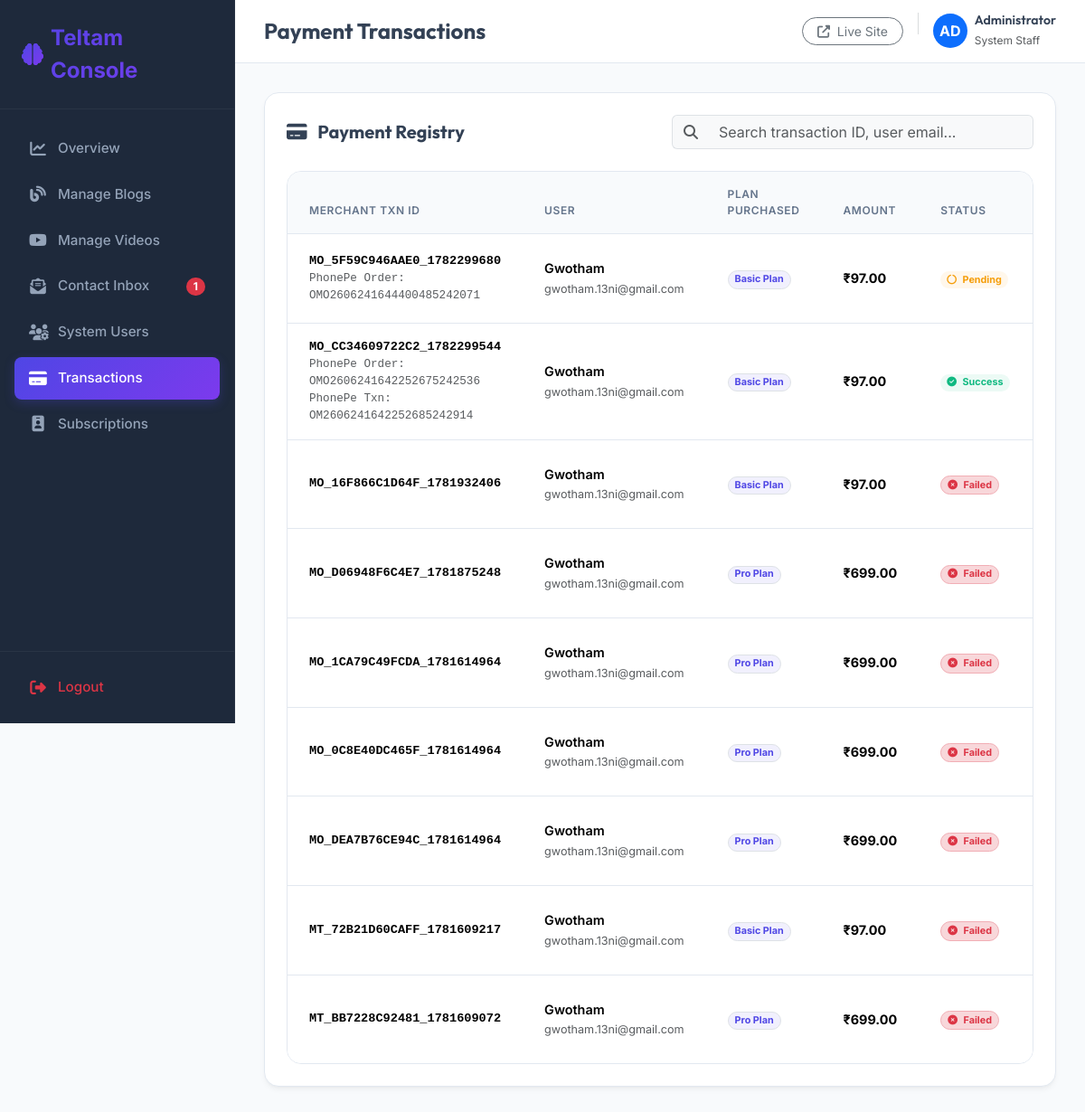
/dashboard/payments/ (signed in), run on the app's committed database.
### app/models.py (models this page shows, shortened)
class PaymentTransaction(models.Model):
    STATUS_CHOICES = [
        ('pending', 'Pending'),
        ('success', 'Success'),
        ('failed', 'Failed'),
        ('cancelled', 'Cancelled'),
    ]
    user = models.ForeignKey(User, on_delete=models.SET_NULL, null=True, blank=True)
    plan = models.ForeignKey(PricingPlan, on_delete=models.SET_NULL, null=True, blank=True)
    amount = models.DecimalField(max_digits=10, decimal_places=2)
    merchant_order_id = models.CharField(max_length=100, unique=True)
    phonepe_order_id = models.CharField(max_length=100, blank=True, null=True)
    phonepe_transaction_id = models.CharField(max_length=100, blank=True, null=True)
    status = models.CharField(max_length=20, choices=STATUS_CHOICES, default='pending')
    request_payload = models.TextField(blank=True, null=True)
    response_payload = models.TextField(blank=True, null=True)
    callback_payload = models.TextField(blank=True, null=True)
    created_at = models.DateTimeField(auto_now_add=True)
    updated_at = models.DateTimeField(auto_now=True)

class PricingPlan(models.Model):
    name = models.CharField(max_length=100)
    slug = models.SlugField(max_length=100, unique=True)
    price = models.DecimalField(max_digits=10, decimal_places=2)
    billing_cycle = models.CharField(max_length=20, default='monthly') # monthly / yearly
    plan_order = models.PositiveIntegerField(default=1, help_text="Priority level (e.g. 1=Basic, 2=Pro, 3=Business)")
    features = models.TextField(help_text="Newline separated features list")
    is_active = models.BooleanField(default=True)
    created_at = models.DateTimeField(auto_now_add=True)
    updated_at = models.DateTimeField(auto_now=True)

### app/views.py (the view, shortened to what this page needs)
# urls.py: path('dashboard/payments/', views.dashboard_payment_list, name='dashboard_payment_list'),
@staff_member_required(login_url='dashboard_login')
def dashboard_payment_list(request):
    txns = PaymentTransaction.objects.select_related('user', 'plan').order_by('-created_at')
    q = request.GET.get('q', '').strip()
    paginator = Paginator(txns, 10)
    page_number = request.GET.get('page')
    page_obj = paginator.get_page(page_number)
    context = {
        'page_obj': page_obj,
        'search_query': q,
    }
    return render(request, 'dashboard/payment_list.html', context)

### app/context_processors.py (called while the page is built)
def dashboard_context(request):
    if request.user.is_authenticated and request.user.is_staff:
        return {
            'global_unread_messages_count': Contact.objects.filter(is_read=False).count()
        }
    return {}

### templates/dashboard/payment_list.html (shortened to what this page needs)
{% extends 'dashboard/base.html' %}
{% block header_title %}Payment Transactions{% endblock %}
{% block nav_payments %}active{% endblock %}
{% block content %}
<div class="dashboard-card p-4">
    <div class="d-flex flex-column flex-md-row justify-content-between align-items-md-center gap-3 mb-4">
        <h5 class="fw-bold mb-0 text-slate-800"><i class="fas fa-credit-card text-indigo-600 me-2"></i> Payment Registry</h5>
        <form method="GET" action="{% url 'dashboard_payment_list' %}" class="flex-grow-1" style="max-width: 400px;">
            <div class="input-group">
                <span class="input-group-text bg-light border-end-0 text-muted"><i class="fas fa-search"></i></span>
                <input type="text" name="q" value="{{ search_query }}" class="form-control border-start-0 bg-light shadow-none" placeholder="Search transaction ID, user email..." style="outline: none;">
            </div>
        </form>
    </div>
    <div class="table-responsive">
        <table class="table align-middle">
            <thead>
                <tr>
                    <th>Merchant Txn ID</th>
                    <th>User</th>
                    <th>Plan Purchased</th>
                    <th>Amount</th>
                    <th>Status</th>
                    <th>Initiated Date</th>
                </tr>
            </thead>
            <tbody>
                {% for txn in page_obj %}
                <tr>
                    <td>
                        <span class="fw-semibold text-slate-800 d-block font-monospace" style="font-size: 0.85rem;">{{ txn.merchant_order_id }}</span>
                        {% if txn.phonepe_order_id %}
                            <small class="text-muted font-monospace d-block">PhonePe Order: {{ txn.phonepe_order_id }}</small>
                        {% endif %}
                        {% if txn.phonepe_transaction_id %}
                            <small class="text-muted font-monospace d-block">PhonePe Txn: {{ txn.phonepe_transaction_id }}</small>
                        {% endif %}
                    </td>
                    <td>
                        <span class="fw-semibold text-slate-800 d-block">{% if txn.user.first_name %}{{ txn.user.first_name }}{% else %}{{ txn.user.username }}{% endif %}</span>
                        <small class="text-muted">{{ txn.user.email }}</small>
                    </td>
                    <td>
                        {% if txn.plan %}
                            <span class="badge bg-indigo-light text-indigo border border-indigo-light rounded-pill px-2.5">{{ txn.plan.name }}</span>
                        {% else %}
                            <span class="text-muted small">No Plan Selected</span>
                        {% endif %}
                    </td>
                    <td><span class="fw-bold text-slate-800">₹{{ txn.amount|floatformat:2 }}</span></td>
                    <td>
                        {% if txn.status == 'success' %}
                            <span class="badge bg-emerald-light text-emerald rounded-pill px-2.5"><i class="fas fa-circle-check me-1"></i> Success</span>
                        {% elif txn.status == 'pending' %}
                            <span class="badge bg-amber-light text-amber rounded-pill px-2.5"><i class="fas fa-circle-notch fa-spin me-1"></i> Pending</span>
                        {% elif txn.status == 'failed' %}
                            <span class="badge bg-danger-subtle text-danger border border-danger-subtle rounded-pill px-2.5"><i class="fas fa-circle-xmark me-1"></i> Failed</span>
                        {% else %}
                            <span class="badge bg-light text-muted border rounded-pill px-2.5"><i class="fas fa-ban me-1"></i> Cancelled</span>
                        {% endif %}
                    </td>
                    <td><small class="text-muted">{{ txn.created_at|date:"M d, Y, g:i A" }}</small></td>
                </tr>
                {% endfor %}
            </tbody>
        </table>
    </div>
</div>
{% endblock %}

### templates/dashboard/base.html (shortened to what this page needs)
{% load static %}
<!DOCTYPE html>
<html lang="en">
<head>
    <link href="https://cdn.jsdelivr.net/npm/bootstrap@5.3.2/dist/css/bootstrap.min.css" rel="stylesheet">
    <link href="https://cdnjs.cloudflare.com/ajax/libs/font-awesome/6.4.2/css/all.min.css" rel="stylesheet">
</head>
<body>
    <div class="sidebar" id="sidebar">
        <div>
            <div class="sidebar-brand d-flex align-items-center gap-2">
                <i class="fas fa-brain fs-4 text-primary" style="background: var(--brand-gradient); -webkit-background-clip: text; -webkit-text-fill-color: transparent;"></i>
                <span class="fw-bold fs-4 text-white">Teltam Console</span>
            </div>
            <ul class="sidebar-menu">
                <li class="sidebar-item {% block nav_home %}{% endblock %}">
                    <a href="{% url 'dashboard_home' %}" class="sidebar-link">
                        <i class="fas fa-chart-line"></i>
                        <span>Overview</span>
                    </a>
                </li>
                <li class="sidebar-item {% block nav_blogs %}{% endblock %}">
                    <a href="{% url 'dashboard_blog_list' %}" class="sidebar-link">
                        <i class="fas fa-blog"></i>
                        <span>Manage Blogs</span>
                    </a>
                </li>
                <li class="sidebar-item {% block nav_videos %}{% endblock %}">
                    <a href="{% url 'dashboard_video_list' %}" class="sidebar-link">
                        <i class="fab fa-youtube"></i>
                        <span>Manage Videos</span>
                    </a>
                </li>
                <li class="sidebar-item {% block nav_contacts %}{% endblock %}">
                    <a href="{% url 'dashboard_contact_list' %}" class="sidebar-link d-flex align-items-center justify-content-between">
                        <div class="d-flex align-items-center">
                            <i class="fas fa-envelope-open-text"></i>
                            <span>Contact Inbox</span>
                        </div>
                        {% if global_unread_messages_count > 0 %}
                            <span class="badge bg-danger rounded-pill px-2 py-1" style="font-size: 0.75rem;">{{ global_unread_messages_count }}</span>
                        {% endif %}
                    </a>
                </li>
                <li class="sidebar-item {% block nav_users %}{% endblock %}">
                    <a href="{% url 'dashboard_user_list' %}" class="sidebar-link">
                        <i class="fas fa-users-cog"></i>
                        <span>System Users</span>
                    </a>
                </li>
                <li class="sidebar-item {% block nav_payments %}{% endblock %}">
                    <a href="{% url 'dashboard_payment_list' %}" class="sidebar-link">
                        <i class="fas fa-credit-card"></i>
                        <span>Transactions</span>
                    </a>
                </li>
                <li class="sidebar-item {% block nav_subscriptions %}{% endblock %}">
                    <a href="{% url 'dashboard_subscription_list' %}" class="sidebar-link">
                        <i class="fas fa-id-badge"></i>
                        <span>Subscriptions</span>
                    </a>
                </li>
            </ul>
        </div>
        <div class="sidebar-footer">
            <a href="{% url 'dashboard_logout' %}" class="sidebar-link text-danger">
                <i class="fas fa-sign-out-alt"></i>
                <span>Logout</span>
            </a>
        </div>
    </div>
    <div class="content-wrapper">
        <header class="topbar">
            <div class="d-flex align-items-center gap-3">
                <h4 class="mb-0 fw-bold text-slate-800">{% block header_title %}Overview{% endblock %}</h4>
            </div>
            <div class="d-flex align-items-center gap-3">
                <a href="{% url 'home' %}" target="_blank" class="btn btn-sm btn-outline-secondary rounded-pill px-3">
                    <i class="fas fa-external-link-alt me-1"></i> Live Site
                </a>
                <div class="d-flex align-items-center gap-2">
                    <div class="rounded-circle bg-primary text-white d-flex align-items-center justify-content-center fw-bold" style="width: 38px; height: 38px;">
                        {{ request.user.first_name|slice:":2"|upper|default:"AD" }}
                    </div>
                    <div class="d-none d-md-block">
                        <h6 class="mb-0 fw-semibold" style="font-size: 0.88rem;">{{ request.user.first_name|default:request.user.username }}</h6>
                        <span class="text-muted" style="font-size: 0.75rem;">System Staff</span>
                    </div>
                </div>
            </div>
        </header>
        <main class="main-content">
            {% include 'sweetalert_messages.html' %}
            <div class="animate-fade-in">
                {% block content %}{% endblock %}
            </div>
        </main>
    </div>
</body>
</html>

### templates/dashboard/base.html (style rules this page uses)
:root { --sidebar-width: 260px; --brand-gradient: linear-gradient(135deg, #4f46e5 0%, #7c3aed 100%); --brand-primary: #4f46e5; --brand-secondary: #7c3aed; --dark-bg: #0f172a; --dark-sidebar-bg: #1e293b; --light-bg: #f8fafc; --border-color: #e2e8f0; --text-main: #334155; --text-muted: #64748b; }
body { font-family: 'Inter', sans-serif; background-color: var(--light-bg); color: var(--text-main); overflow-x: hidden; }
h1, h2, h3, h4, h5, h6, .display-font { font-family: 'Outfit', sans-serif; }
.sidebar { width: var(--sidebar-width); height: 100vh; position: fixed; top: 0; left: 0; background-color: var(--dark-sidebar-bg); z-index: 100; transition: all 0.3s cubic-bezier(0.4, 0, 0.2, 1); border-right: 1px solid rgba(255, 255, 255, 0.05); display: flex; flex-direction: column; justify-content: space-between; }
.sidebar-brand { padding: 1.5rem; border-bottom: 1px solid rgba(255, 255, 255, 0.05); background: var(--brand-gradient); -webkit-background-clip: text; -webkit-text-fill-color: transparent; }
.sidebar-menu { list-style: none; padding: 1rem 0; margin: 0; flex-grow: 1; overflow-y: auto; }
.sidebar-item { margin: 0.25rem 1rem; }
.sidebar-link { display: flex; align-items: center; padding: 0.75rem 1rem; color: #94a3b8; text-decoration: none; border-radius: 8px; font-weight: 500; font-size: 0.95rem; transition: all 0.2s ease; }
.sidebar-link i { margin-right: 0.75rem; font-size: 1.1rem; width: 20px; text-align: center; transition: transform 0.2s ease; }
.sidebar-item.active .sidebar-link { color: #ffffff; background: var(--brand-gradient); box-shadow: 0 4px 12px rgba(79, 70, 229, 0.25); }
.sidebar-footer { padding: 1rem; border-top: 1px solid rgba(255, 255, 255, 0.05); }
.content-wrapper { margin-left: var(--sidebar-width); min-height: 100vh; transition: all 0.3s cubic-bezier(0.4, 0, 0.2, 1); display: flex; flex-direction: column; }
.topbar { height: 70px; background-color: #ffffff; border-bottom: 1px solid var(--border-color); display: flex; align-items: center; justify-content: space-between; padding: 0 2rem; position: sticky; top: 0; z-index: 90; }
.main-content { padding: 2rem; flex-grow: 1; }
.dashboard-card { background: #ffffff; border: 1px solid var(--border-color); border-radius: 16px; box-shadow: 0 4px 6px -1px rgba(0, 0, 0, 0.05), 0 2px 4px -2px rgba(0, 0, 0, 0.05); transition: all 0.3s cubic-bezier(0.4, 0, 0.2, 1); overflow: hidden; }
.bg-indigo-light { background-color: rgba(79, 70, 229, 0.08); color: #4f46e5; }
.bg-emerald-light { background-color: rgba(16, 185, 129, 0.08); color: #10b981; }
.bg-amber-light { background-color: rgba(245, 158, 11, 0.08); color: #f59e0b; }
.table-responsive { background: #ffffff; border: 1px solid var(--border-color); border-radius: 16px; overflow: hidden; }
.table { margin-bottom: 0; }
.table th { background-color: #f8fafc; color: var(--text-muted); font-weight: 600; text-transform: uppercase; font-size: 0.75rem; letter-spacing: 0.05em; padding: 1rem 1.5rem; border-bottom: 1px solid var(--border-color); }
.table td { padding: 1rem 1.5rem; vertical-align: middle; font-size: 0.9rem; border-bottom: 1px solid var(--border-color); }
.table tr:last-child td { border-bottom: none; }
.animate-fade-in { animation: fadeIn 0.4s ease-out forwards; }

### templates/sweetalert_messages.html (style rules this page uses)
:root { --toast-success-gradient: linear-gradient(135deg, #34d399 0%, #10b981 100%); --toast-error-gradient: linear-gradient(135deg, #f87171 0%, #ef4444 100%); --toast-warning-gradient: linear-gradient(135deg, #fbbf24 0%, #f59e0b 100%); --toast-info-gradient: linear-gradient(135deg, #60a5fa 0%, #3b82f6 100%); --toast-accent-color: #4f46e5; }

### data on the page
PaymentTransaction: merchant_order_id "MO_5F59C946AAE0_1782299680", phonepe_order_id "OMO2606241644400485242071", user.first_name "Gwotham", user.email "gwotham.13ni@gmail.com", plan.name "Basic Plan", amount "97.00", status "pending" (drawn)
PaymentTransaction: merchant_order_id "MO_CC34609722C2_1782299544", phonepe_order_id "OMO2606241642252675242536", phonepe_transaction_id "OM2606241642252685242914", user.first_name "Gwotham", user.email "gwotham.13ni@gmail.com", plan.name "Basic Plan", amount "97.00", status "success" (drawn)
PaymentTransaction: merchant_order_id "MO_16F866C1D64F_1781932406", user.first_name "Gwotham", user.email "gwotham.13ni@gmail.com", plan.name "Basic Plan", amount "97.00", status "failed" (drawn)
PaymentTransaction: merchant_order_id "MO_D06948F6C4E7_1781875248", user.first_name "Gwotham", user.email "gwotham.13ni@gmail.com", plan.name "Pro Plan", amount "699.00", status "failed" (drawn)
PaymentTransaction: merchant_order_id "MO_1CA79C49FCDA_1781614964", user.first_name "Gwotham", user.email "gwotham.13ni@gmail.com", plan.name "Pro Plan", amount "699.00", status "failed" (drawn)
PaymentTransaction: merchant_order_id "MO_0C8E40DC465F_1781614964", user.first_name "Gwotham", user.email "gwotham.13ni@gmail.com", plan.name "Pro Plan", amount "699.00", status "failed" (drawn)
PaymentTransaction: merchant_order_id "MO_DEA7B76CE94C_1781614964", user.first_name "Gwotham", user.email "gwotham.13ni@gmail.com", plan.name "Pro Plan", amount "699.00", status "failed" (drawn)
PaymentTransaction: merchant_order_id "MT_72B21D60CAFF_1781609217", user.first_name "Gwotham", user.email "gwotham.13ni@gmail.com", plan.name "Basic Plan", amount "97.00", status "failed" (drawn)
PaymentTransaction: merchant_order_id "MT_BB7228C92481_1781609072", user.first_name "Gwotham", user.email "gwotham.13ni@gmail.com", plan.name "Pro Plan", amount "699.00", status "failed" (drawn)

### other printed values
{{ global_unread_messages_count }} "1"
{{ request.user.first_name|slice:":2"|upper|default:"AD" }} "AD"
{{ request.user.first_name|default:request.user.username }} "Administrator"
